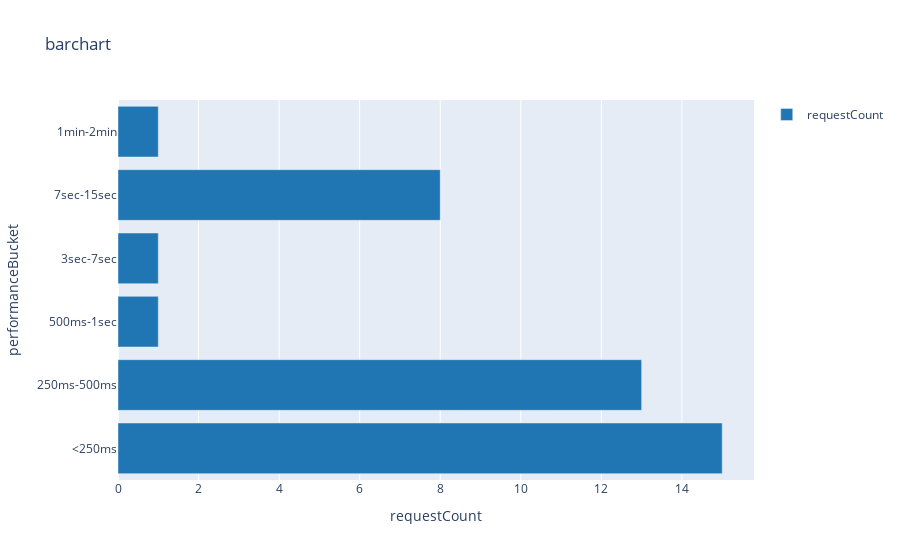

The notebook cell this image was saved under:
### Markdown cell above
## 3. Response time buckets 

Show how many requests are in each performance-bucket.

### Code cell
%%kql requests
| summarize requestCount=sum(itemCount), avgDuration=avg(duration) by performanceBucket
| order by avgDuration asc // sort by average request duration
| project-away avgDuration // no need to display avgDuration, we used it only for sorting results
| render barchart

### Figure 1 — Plotly figure (JSON) as saved in the notebook; plotly's stock layout.template omitted (floating-point values rounded to 4 significant figures)
{"data": [{"marker": {"color": "rgb(31, 118, 179)"}, "name": "requestCount", "orientation": "h", "type": "bar", "x": [15, 13, 1, 1, 8, 1], "y": ["<250ms", "250ms-500ms", "500ms-1sec", "3sec-7sec", "7sec-15sec", "1min-2min"]}], "layout": {"showlegend": true, "title": {"text": "barchart"}, "xaxis": {"ticksuffix": "", "title": {"text": "requestCount"}, "type": "linear"}, "yaxis": {"title": {"text": "performanceBucket"}, "type": "category"}}}
